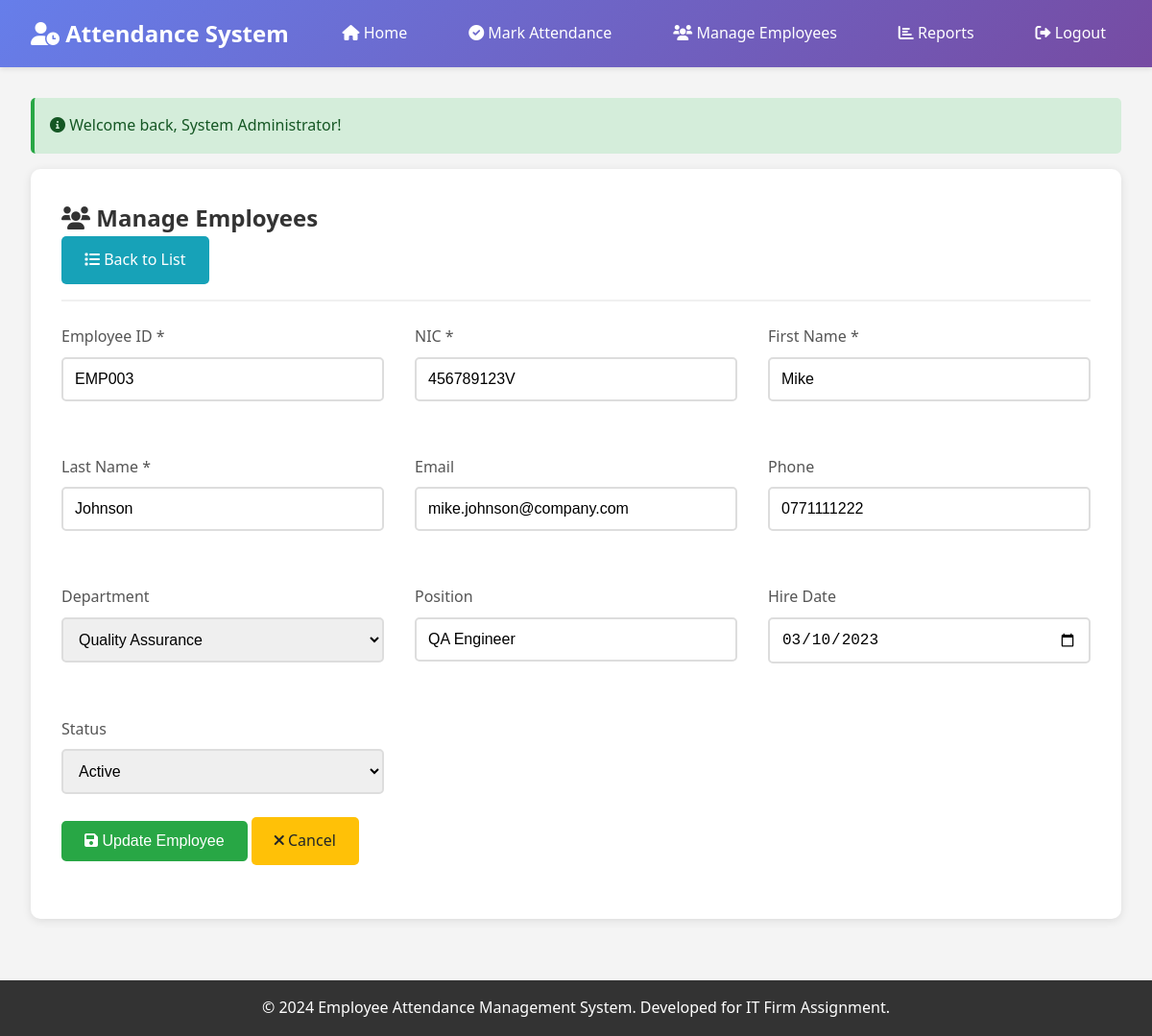
/public/manage_employees.php?action=edit&id=3 (signed in), run on the app's committed database.
### tables this page shows
CREATE TABLE employees (
    id INT AUTO_INCREMENT PRIMARY KEY,
    employee_id VARCHAR(20) NOT NULL UNIQUE,
    nic VARCHAR(15) NOT NULL UNIQUE,
    first_name VARCHAR(50) NOT NULL,
    last_name VARCHAR(50) NOT NULL,
    email VARCHAR(100) UNIQUE,
    phone VARCHAR(15),
    department_id INT,
    position VARCHAR(100),
    hire_date DATE,
    status ENUM('active', 'inactive') DEFAULT 'active',
    created_at TIMESTAMP DEFAULT CURRENT_TIMESTAMP,
    updated_at TIMESTAMP DEFAULT CURRENT_TIMESTAMP ON UPDATE CURRENT_TIMESTAMP,
    FOREIGN KEY (department_id) REFERENCES departments(id)
);

CREATE TABLE departments (
    id INT AUTO_INCREMENT PRIMARY KEY,
    name VARCHAR(100) NOT NULL UNIQUE,
    description TEXT,
    created_at TIMESTAMP DEFAULT CURRENT_TIMESTAMP
);

### public/manage_employees.php (the view, shortened to what this page needs)
<?php
require_once '../config/db.php';
$action = $_GET['action'] ?? 'list';
$employee_id = $_GET['id'] ?? null;
$stmt = $pdo->query("SELECT * FROM departments ORDER BY name");
$departments = $stmt->fetchAll();
$employee = null;
if ($action === 'edit' && $employee_id) {
    $stmt = $pdo->prepare("SELECT * FROM employees WHERE id = ?");
    $stmt->execute([$employee_id]);
    $employee = $stmt->fetch();
}
include '../includes/header.php';
?>
<div class="card">
    <div class="card-header">
        <h1 class="card-title">
            <i class="fas fa-users"></i> Manage Employees
        </h1>
        <div>
            <?php if ($action !== 'list'): ?>
                <a href="manage_employees.php" class="btn btn-info">
                    <i class="fas fa-list"></i> Back to List
                </a>
            <?php endif; ?>
        </div>
    </div>
    <?php if ($action === 'list'): ?>
        <div class="table-container">
            <table class="table">
                <thead>
                    <tr>
                        <th>Employee ID</th>
                        <th>Name</th>
                        <th>NIC</th>
                        <th>Department</th>
                        <th>Position</th>
                        <th>Status</th>
                        <th>Actions</th>
                    </tr>
                </thead>
                <tbody>
                    <?php foreach ($employees as $emp): ?>
                    <tr>
                        <td><?php echo htmlspecialchars($emp['employee_id']); ?></td>
                        <td><?php echo htmlspecialchars($emp['first_name'] . ' ' . $emp['last_name']); ?></td>
                        <td><?php echo htmlspecialchars($emp['nic']); ?></td>
                        <td><?php echo htmlspecialchars($emp['department_name'] ?: 'N/A'); ?></td>
                        <td><?php echo htmlspecialchars($emp['position']); ?></td>
                        <td>
                            <span class="status-badge status-<?php echo $emp['status']; ?>">
                                <?php echo ucfirst($emp['status']); ?>
                            </span>
                        </td>
                        <td>
                            <a href="manage_employees.php?action=edit&id=<?php echo $emp['id']; ?>" class="btn btn-warning btn-sm">
                                <i class="fas fa-edit"></i> Edit
                            </a>
                            <?php if ($emp['status'] === 'active'): ?>
                            <a href="manage_employees.php?action=delete&id=<?php echo $emp['id']; ?>"
                               class="btn btn-danger btn-sm"
                               onclick="return confirm('Are you sure you want to deactivate this employee?')">
                                <i class="fas fa-ban"></i> Deactivate
                            </a>
                            <?php endif; ?>
                        </td>
                    </tr>
                    <?php endforeach; ?>
                </tbody>
            </table>
        </div>
    <?php elseif ($action === 'edit' && $employee): ?>
        <form method="POST" action="">
            <div class="grid grid-2">
                <div class="form-group">
                    <label for="employee_id" class="form-label">Employee ID *</label>
                    <input type="text" id="employee_id" name="employee_id" class="form-input"
                           value="<?php echo htmlspecialchars($employee['employee_id']); ?>" required>
                </div>
                <div class="form-group">
                    <label for="nic" class="form-label">NIC *</label>
                    <input type="text" id="nic" name="nic" class="form-input"
                           value="<?php echo htmlspecialchars($employee['nic']); ?>" required>
                </div>
                <div class="form-group">
                    <label for="first_name" class="form-label">First Name *</label>
                    <input type="text" id="first_name" name="first_name" class="form-input"
                           value="<?php echo htmlspecialchars($employee['first_name']); ?>" required>
                </div>
                <div class="form-group">
                    <label for="last_name" class="form-label">Last Name *</label>
                    <input type="text" id="last_name" name="last_name" class="form-input"
                           value="<?php echo htmlspecialchars($employee['last_name']); ?>" required>
                </div>
                <div class="form-group">
                    <label for="email" class="form-label">Email</label>
                    <input type="email" id="email" name="email" class="form-input"
                           value="<?php echo htmlspecialchars($employee['email']); ?>">
                </div>
                <div class="form-group">
                    <label for="phone" class="form-label">Phone</label>
                    <input type="text" id="phone" name="phone" class="form-input"
                           value="<?php echo htmlspecialchars($employee['phone']); ?>">
                </div>
                <div class="form-group">
                    <label for="department_id" class="form-label">Department</label>
                    <select id="department_id" name="department_id" class="form-select">
                        <?php foreach ($departments as $dept): ?>
                        <option value="<?php echo $dept['id']; ?>"
                                <?php echo $employee['department_id'] == $dept['id'] ? 'selected' : ''; ?>>
                            <?php echo htmlspecialchars($dept['name']); ?>
                        </option>
                        <?php endforeach; ?>
                    </select>
                </div>
                <div class="form-group">
                    <label for="position" class="form-label">Position</label>
                    <input type="text" id="position" name="position" class="form-input"
                           value="<?php echo htmlspecialchars($employee['position']); ?>">
                </div>
                <div class="form-group">
                    <label for="hire_date" class="form-label">Hire Date</label>
                    <input type="date" id="hire_date" name="hire_date" class="form-input"
                           value="<?php echo htmlspecialchars($employee['hire_date']); ?>">
                </div>
                <div class="form-group">
                    <label for="status" class="form-label">Status</label>
                    <select id="status" name="status" class="form-select">
                        <option value="active" <?php echo $employee['status'] == 'active' ? 'selected' : ''; ?>>Active</option>
                    </select>
                </div>
            </div>
            <div class="form-group">
                <button type="submit" name="update_employee" class="btn btn-success">
                    <i class="fas fa-save"></i> Update Employee
                </button>
                <a href="manage_employees.php" class="btn btn-warning">
                    <i class="fas fa-times"></i> Cancel
                </a>
            </div>
        </form>
    <?php endif; ?>
</div>
<?php include '../includes/footer.php'; ?>

### assets/style.css (style rules this page uses)
* { margin: 0; padding: 0; box-sizing: border-box; }
body { font-family: 'Segoe UI', Tahoma, Geneva, Verdana, sans-serif; line-height: 1.6; color: #333; background-color: #f4f4f4; min-height: 100vh; display: flex; flex-direction: column; }
.card { background: white; border-radius: 10px; box-shadow: 0 2px 10px rgba(0,0,0,0.1); padding: 2rem; margin-bottom: 2rem; }
.card-header { border-bottom: 2px solid #f0f0f0; padding-bottom: 1rem; margin-bottom: 1.5rem; }
.card-title { color: #333; font-size: 1.5rem; font-weight: 600; }
.form-group { margin-bottom: 1.5rem; }
.form-label { display: block; margin-bottom: 0.5rem; font-weight: 500; color: #555; }
.form-input, .form-select, .form-textarea { width: 100%; padding: 0.75rem; border: 2px solid #ddd; border-radius: 5px; font-size: 1rem; transition: border-color 0.3s ease; }
.btn { padding: 0.75rem 1.5rem; border: none; border-radius: 5px; font-size: 1rem; cursor: pointer; text-decoration: none; display: inline-block; transition: all 0.3s ease; font-weight: 500; }
.btn-success { background-color: #28a745; color: white; }
.btn-warning { background-color: #ffc107; color: #212529; }
.btn-info { background-color: #17a2b8; color: white; }
.grid { display: grid; gap: 2rem; }
.grid-2 { grid-template-columns: repeat(auto-fit, minmax(300px, 1fr)); }

### data on the page
employees: employee_id "EMP003", nic "456789123V", first_name "Mike", last_name "Johnson", email "mike.johnson@company.com", phone "0771111222", department_id "Quality Assurance", position "QA Engineer", hire_date "03/10/2023", status "Active"

### other printed values
$flash['message'] "Welcome back, System Administrator!"
